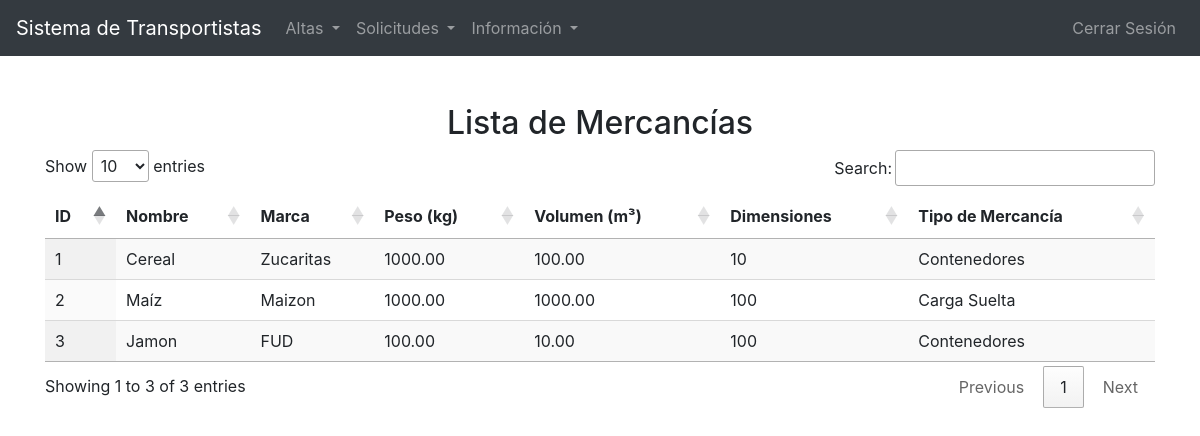
/Transportes/verMercancia.php (signed in), run on the app's committed database.
### tables this page shows
CREATE TABLE `mercancia` (
  `ID_Merc` int(11) NOT NULL,
  `Nombre_Merc` varchar(100) NOT NULL,
  `Marca_Merc` varchar(100) NOT NULL,
  `Peso_Merc` decimal(10,2) NOT NULL,
  `Volumen_Merc` decimal(10,2) NOT NULL,
  `Dimensiones_Merc` varchar(10) NOT NULL,
  `ID_TipoM` int(11) DEFAULT NULL
);

CREATE TABLE `tipomercancia` (
  `ID_TipoM` int(11) NOT NULL,
  `TipoM` varchar(50) NOT NULL
);

### Transportes/verMercancia.php (the view, shortened to what this page needs)
<?php
include('bd.php');
$sql = "SELECT Mercancia.*, TipoMercancia.TipoM
        FROM Mercancia
        INNER JOIN TipoMercancia ON Mercancia.ID_TipoM = TipoMercancia.ID_TipoM";
$result = $conn->query($sql);
$mercancias = [];
if ($result->num_rows > 0) {
    while($row = $result->fetch_assoc()) {
        $mercancias[] = $row;
    }
}
?>
<!DOCTYPE html>
<html lang="es">
<head>
    <link href="https://stackpath.bootstrapcdn.com/bootstrap/4.5.2/css/bootstrap.min.css" rel="stylesheet">
    <link rel="stylesheet" href="https://cdn.datatables.net/1.10.21/css/jquery.dataTables.min.css">
</head>
<body>
<nav class="navbar navbar-expand-lg navbar-dark bg-dark">
    <a class="navbar-brand" href="welcome.php">Sistema de Transportistas</a>
    <div class="collapse navbar-collapse" id="navbarNavDropdown">
        <ul class="navbar-nav mr-auto">
            <li class="nav-item dropdown">
                <a class="nav-link dropdown-toggle" href="#" id="altasDropdown" role="button" data-toggle="dropdown" aria-haspopup="true" aria-expanded="false">
                    Altas
                </a>
            </li>
            <li class="nav-item dropdown">
                <a class="nav-link dropdown-toggle" href="#" id="solicitudesDropdown" role="button" data-toggle="dropdown" aria-haspopup="true" aria-expanded="false">
                    Solicitudes
                </a>
            </li>
            <li class="nav-item dropdown">
                <a class="nav-link dropdown-toggle" href="#" id="informacionDropdown" role="button" data-toggle="dropdown" aria-haspopup="true" aria-expanded="false">
                    Información
                </a>
            </li>
        </ul>
        <ul class="navbar-nav ml-auto">
            <li class="nav-item">
                <a class="nav-link" href="logout.php">Cerrar Sesión</a>
            </li>
        </ul>
    </div>
</nav>
    <div class="container mt-5">
        <h2 class="text-center">Lista de Mercancías</h2>
        <table id="mercanciasTable" class="display" style="width:100%">
            <thead>
                <tr>
                    <th>ID</th>
                    <th>Nombre</th>
                    <th>Marca</th>
                    <th>Peso (kg)</th>
                    <th>Volumen (m³)</th>
                    <th>Dimensiones</th>
                    <th>Tipo de Mercancía</th>
                </tr>
            </thead>
            <tbody>
                <?php foreach ($mercancias as $mercancia): ?>
                    <tr>
                        <td><?php echo $mercancia['ID_Merc']; ?></td>
                        <td><?php echo $mercancia['Nombre_Merc']; ?></td>
                        <td><?php echo $mercancia['Marca_Merc']; ?></td>
                        <td><?php echo $mercancia['Peso_Merc']; ?></td>
                        <td><?php echo $mercancia['Volumen_Merc']; ?></td>
                        <td><?php echo $mercancia['Dimensiones_Merc']; ?></td>
                        <td><?php echo $mercancia['TipoM']; ?></td>
                    </tr>
                <?php endforeach; ?>
            </tbody>
        </table>
    </div>
</body>
</html>

### data on the page
mercancia: ID_Merc "1", Nombre_Merc "Cereal", Marca_Merc "Zucaritas", Peso_Merc "1000.00", Volumen_Merc "100.00", Dimensiones_Merc "10", ID_TipoM.TipoM "Contenedores"
mercancia: ID_Merc "2", Nombre_Merc "Maíz", Marca_Merc "Maizon", Peso_Merc "1000.00", Volumen_Merc "1000.00", Dimensiones_Merc "100", ID_TipoM.TipoM "Carga Suelta"
mercancia: ID_Merc "3", Nombre_Merc "Jamon", Marca_Merc "FUD", Peso_Merc "100.00", Volumen_Merc "10.00", Dimensiones_Merc "100", ID_TipoM.TipoM "Contenedores"
